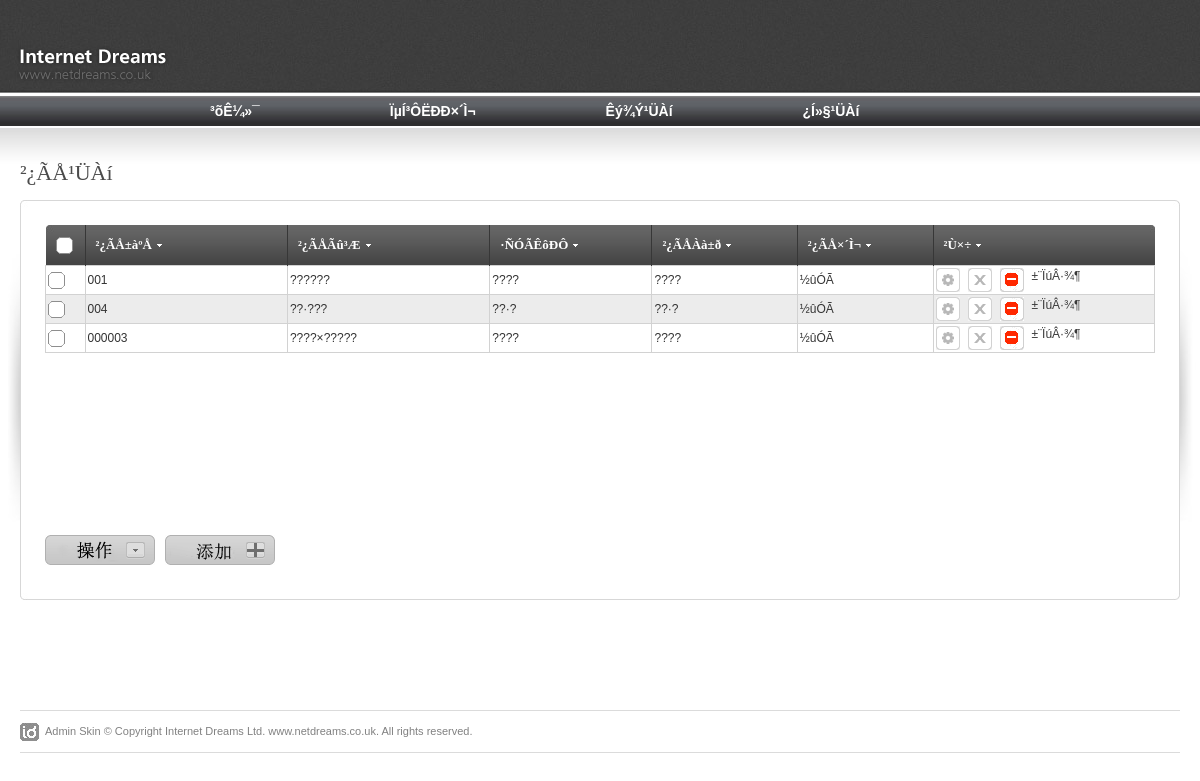
The app's page /index.php/su/bumen with its own data.
### tables this page shows
CREATE TABLE `tb_bumen` (
  `bumenbianhao` varchar(20) NOT NULL,
  `bumenming` varchar(50) NOT NULL,
  `leibie` varchar(20) NOT NULL,
  `feiyongshuxing` varchar(20) NOT NULL,
  `zhuangtai` char(1) NOT NULL,
  PRIMARY KEY  (`bumenbianhao`),
  FULLTEXT KEY `bumenbianhao` (`bumenbianhao`)
);

### application/controllers/su/bumen.php (called while the page is built, shortened)
<?php
class Bumen extends  CI_Controller
{
 	public function __construct()
    {
        $this->load->helper('url');
        $this->load->library('session');
        $this->load->database();
        $this->load->helper('form');
        $this->load->library('form_validation');
     }
    public function index()
	{
		$querystr = "SELECT * FROM tb_bumen";
		$query = $this->db->query($querystr);
		$data['info'] = $query->result();
		$this->load->view('su/header');
		$this->load->view('su/navbar');
        $this->load->view('su/bumen_index',$data);
        $this->load->view('su/footer');
	}
}
?>

### index.php (called while the page is built, shortened)
<?php
require_once BASEPATH.'core/CodeIgniter.php';

### application/views/su/bumen_index.php (the view, shortened to what this page needs)
<div id="content-outer">
<div id="content">
	<div id="page-heading">
		<h1>²¿ÃÅ¹ÜÀí</h1>
	</div>
	<table border="0" width="100%" cellpadding="0" cellspacing="0" id="content-table">
	<tr>
		<th rowspan="3" class="sized"><img src="<?php echo base_url(); ?>img/su/shared/side_shadowleft.jpg" width="20" height="300" alt="" /></th>
		<th class="topleft"></th>
		<td id="tbl-border-top">&nbsp;</td>
		<th class="topright"></th>
		<th rowspan="3" class="sized"><img src="<?php echo base_url(); ?>img/su/shared/side_shadowright.jpg" width="20" height="300" alt="" /></th>
	</tr>
	<tr>
		<td id="tbl-border-left"></td>
		<td>
	<?php
	    $attributes = array('id' => 'mainform', 'name' => 'mainform');
	    echo form_open('su/bumen/actions',$attributes);
	?>
		<div id="content-table-inner">
			<div id="table-content">
				<table border="0" width="100%" cellpadding="0" cellspacing="0" id="product-table">
				<tr>
					<th class="table-header-check"><a id="toggle-all" ></a> </th>
					<th class="table-header-repeat line-left minwidth-1"><a href="javascript:void(0);">²¿ÃÅ±àºÅ</a>	</th>
					<th class="table-header-repeat line-left minwidth-1"><a href="javascript:void(0);">²¿ÃÅÃû³Æ</a></th>
					<th class="table-header-repeat line-left"><a href="javascript:void(0);">·ÑÓÃÊôÐÔ</a></th>
					<th class="table-header-repeat line-left"><a href="javascript:void(0);">²¿ÃÅÀà±ð</a></th>
					<th class="table-header-repeat line-left"><a href="javascript:void(0);">²¿ÃÅ×´Ì¬</a></th>
					<th class="table-header-options line-left"><a href="javascript:void(0);">²Ù×÷</a></th>
				</tr>
				<?php foreach( $info as $key => $bumeninfo):?>
				<tr class="<?php echo $key%2?"alternate-row":""?>">
					<td><input  type="checkbox" name="bumencheck[]" value="<?php echo $bumeninfo->bumenbianhao; ?>"/></td>
					<td><?php echo $bumeninfo->bumenbianhao;?></td>
					<td><?php echo $bumeninfo->bumenming;?></td>
					<td><?php echo $bumeninfo->feiyongshuxing;?></td>
					<td><?php echo $bumeninfo->leibie;?></td>
					<td class="zhuangtai"><?php echo ($bumeninfo->zhuangtai == 0 ? "Õý³£":"½ûÓÃ");?></td>
					<td class="options-width">
					<a href="<?=site_url("su/bumen/edit/{$bumeninfo->bumenbianhao}")?>" title="±à¼­" class="icon-1 info-tooltip"></a>
					<a href="<?=site_url("su/bumen/delete")?>" onclick="return false" bianhao="<?php echo $bumeninfo->bumenbianhao;?>" name="deletebumen" title="É¾³ý" class="icon-2 info-tooltip"></a>
					<a href="<?=site_url("su/bumen/jinyong")?>" onclick="return false" bianhao="<?php echo $bumeninfo->bumenbianhao;?>" zhuangtai="<?php echo $bumeninfo->zhuangtai;?>" title="½ûÓÃ" name="forbiddenicon" class="<?php echo ($bumeninfo->zhuangtai==0)?"icon-3 info-tooltip":"icon-4 info-tooltip"; ?>"></a>
					<a href="<?=site_url("su/bumen/baoxiao/{$bumeninfo->bumenbianhao}")?>">±¨ÏúÂ·¾¶</a>
					</td>
				</tr>
				<?php endforeach;?>
				</table>
			</div>
			<div id="actions-box">
				<a href="" class="action-slider"></a>
			</div>
			<div id="actions-box">
			    <a href="<?=site_url('su/bumen/add/')?>" class="action-add"></a>
			</div>
		</div>
    	</form>
		</td>
		<td id="tbl-border-right"></td>
	</tr>
	<tr>
		<th class="sized bottomleft"></th>
		<td id="tbl-border-bottom">&nbsp;</td>
		<th class="sized bottomright"></th>
	</tr>
	</table>
</div>
</div>

### css/su/screen.css (style rules this page uses)
* { margin: 0; padding: 0; }
html, body { height: 100%; }
body { background: #fff; color: #393939; font-family: Arial; font-size: 0px; line-height: 0; }
#content-outer { background: url(../../img/su/shared/content_repeat.jpg) repeat-x; }
#content { color: #333; font-family: Arial, Helvetica, sans-serif; font-size: 12px; line-height: 18px; margin: 0 auto 0 auto; max-width: 1260px; min-width: 780px; padding: 35px 0px 30px 0px; }
#content-table { font-size: 0px; line-height: 0px; }
#content-table th.sized { height: 15px; width: 15px; padding: 0; margin: 0; font-size: 0px; line-height: 0px; }
#content-table-inner { font-size: 12px; line-height: 12px; padding: 10px 0 20px 0; }
#tbl-border-top { background: url(../../img/su/shared/border_bit.jpg) top repeat-x; line-height: 0;font-size: 0px; height: 15px; }
#tbl-border-bottom { background: url(../../img/su/shared/border_bit.jpg) bottom repeat-x; line-height: 0;font-size: 0px; height: 15px; }
#tbl-border-left { background: url(../../img/su/shared/border_bit.jpg) left repeat-y; }
#tbl-border-right { background: url(../../img/su/shared/border_bit.jpg) right repeat-y; }
#table-content { line-height: 16px; margin: 0 10px 10px 10px; min-height: 300px; }
.topleft { background: url(../../img/su/shared/corner_top_left.jpg) no-repeat; width:15px; height:15px; }
.topright { background: url(../../img/su/shared/corner_top_right.jpg) no-repeat; width:15px; height:15px; }
.bottomleft { background: url(../../img/su/shared/corner_bottom_left.jpg) no-repeat; width:15px; height:15px; }
.bottomright { background: url(../../img/su/shared/corner_bottom_right.jpg) no-repeat; width:15px; height:15px; }
#page-heading { margin: 0 0 15px 20px; }
h1 { color: #4b4b4b; font-family: Tahoma; font-size: 22px; line-height: 24px; font-weight: normal; }
a.icon-1 { background: url(../../img/su/table/table_icon_1.gif) no-repeat; display: block; float: left; height: 24px; margin: 0 8px 0 0; width: 24px; }
a.icon-2 { background: url(../../img/su/table/table_icon_2.gif) no-repeat; display: block; float: left; height: 24px; margin: 0 8px 0 0; width: 24px; }
a.icon-4 { background: url(../../img/su/table/table_icon_41.gif) no-repeat; display: block; float: left; height: 24px; margin: 0 8px 0 0; width: 24px; }
#product-table { margin-bottom: 20px; }
#product-table td a { color: #393939; }
#product-table th { height: 40px; text-align: left; }
#product-table .minwidth-1 { min-width: 110px; }
#product-table td { border: 1px solid #d2d2d2; padding: 2px 0 2px 2px; }
#product-table tr.alternate-row { background: #ececec; }
td.options-width { padding: 0 0 0 10px; width: 210px; }
.table-header-check { background: url(../../img/su/table/table_header_checkbox.jpg) no-repeat; border: none; min-width: 29px; padding: 0px 0 0 10px; width: 29px; }
.table-header-options { background: url(../../img/su/table/table_header_options.jpg) no-repeat; border: none; min-width: 221px; padding: 0px 0 0 0; width: 221px; }
.table-header-repeat { background: url(../../img/su/table/table_header_repeat.jpg) repeat-x; border: none; font-size: 0px; line-height: 0; padding: 0px 0 0 0; }
.table-header-options a, .table-header-repeat a { background: url(../../img/su/table/table_sort_arrows.gif) right no-repeat; color: #fff; font-family: Tahoma; font-size: 13px; font-weight: bold; line-height: 14px; margin: 0 0 0 10px; padding: 0 10px 0 0; }
th.line-left { border-left: 1px solid #373737; }
#toggle-all { display: block; width: 17px; height:17px; cursor: pointer; background: url(../../img/su/shared/checkbox.gif) 0 -17px; }
#actions-box { float: left; margin: 0 0 0 10px; position: relative; }
a.action-add { background: url(../../img/su/table/add_actions.png) no-repeat; display: block; height: 30px; width: 110px; }
a.action-slider { background: url(../../img/su/table/dropdown_actions2.gif) no-repeat; display: block; height: 30px; width: 110px; }
table { border-collapse: collapse; }
a { outline: none; text-decoration: none; }
img { border: 0; }
form { margin: 0; padding: 0; }

### records on screen
tb_bumen: bumenbianhao "001", bumenming "??????", feiyongshuxing "????", leibie "????", zhuangtai "½ûÓÃ"
tb_bumen: bumenbianhao "004", bumenming "??·???", feiyongshuxing "??·?", leibie "??·?", zhuangtai "½ûÓÃ"
tb_bumen: bumenbianhao "000003", bumenming "????×?????", feiyongshuxing "????", leibie "????", zhuangtai "½ûÓÃ"
